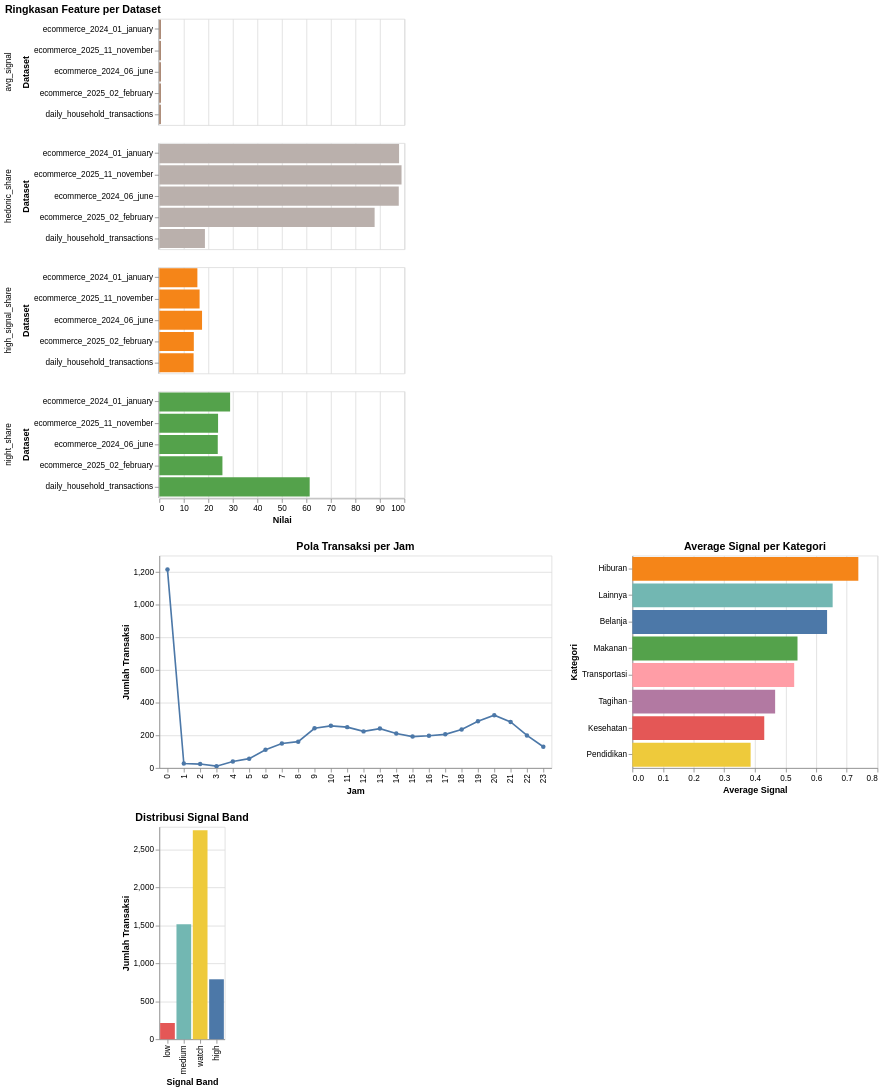

This figure's notebook cell:
### Markdown cell above
## 14. Visualisasi Feature (Interactive Altair)

### Code cell
plot_feature_overview(feature_summary_df, df_features)

### Figure 1 — Vega-Lite specification as saved in the notebook (floating-point values rounded to 4 significant figures)
{"config": {"view": {"continuousWidth": 300, "continuousHeight": 300}}, "vconcat": [{"data": {"name": "data-8723df84820bd8e02c4df9580f03f399"}, "mark": {"type": "bar"}, "encoding": {"color": {"field": "metric", "title": "Metric", "type": "nominal"}, "row": {"field": "metric", "title": null, "type": "nominal"}, "tooltip": [{"field": "dataset_id", "type": "nominal"}, {"field": "metric", "type": "nominal"}, {"field": "value", "format": ".2f", "type": "quantitative"}], "x": {"field": "value", "title": "Nilai", "type": "quantitative"}, "y": {"field": "dataset_id", "sort": "-x", "title": "Dataset", "type": "nominal"}}, "height": 130, "title": "Ringkasan Feature per Dataset"}, {"vconcat": [{"hconcat": [{"data": {"name": "data-117af757f944262c5f679abda3c8c7c3"}, "mark": {"type": "line", "point": true}, "encoding": {"tooltip": [{"field": "hour", "type": "quantitative"}, {"field": "rows", "type": "quantitative"}, {"field": "avg_signal", "format": ".3f", "type": "quantitative"}], "x": {"field": "hour", "title": "Jam", "type": "ordinal"}, "y": {"field": "rows", "title": "Jumlah Transaksi", "type": "quantitative"}}, "height": 260, "name": "view_1", "title": "Pola Transaksi per Jam"}, {"data": {"name": "data-b41c32b33aa692e8b86db3808a809a34"}, "mark": {"type": "bar"}, "encoding": {"color": {"field": "category", "legend": null, "type": "nominal"}, "tooltip": [{"field": "category", "type": "nominal"}, {"field": "rows", "type": "quantitative"}, {"field": "avg_signal", "format": ".3f", "type": "quantitative"}], "x": {"field": "avg_signal", "title": "Average Signal", "type": "quantitative"}, "y": {"field": "category", "sort": "-x", "title": "Kategori", "type": "nominal"}}, "height": 260, "title": "Average Signal per Kategori"}]}, {"data": {"name": "data-878542d8ceb8a5347c4b23f3b976435b"}, "mark": {"type": "bar"}, "encoding": {"color": {"field": "signal_band", "legend": null, "type": "nominal"}, "tooltip": [{"field": "signal_band", "type": "nominal"}, {"field": "rows", "type": "quantitative"}], "x": {"field": "signal_band", "sort": ["low", "medium", "watch", "high"], "title": "Signal Band", "type": "nominal"}, "y": {"field": "rows", "title": "Jumlah Transaksi", "type": "quantitative"}}, "height": 260, "title": "Distribusi Signal Band"}]}], "params": [{"name": "param_1", "select": {"type": "interval", "encodings": ["x", "y"]}, "bind": "scales", "views": ["view_1"]}], "$schema": "https://vega.github.io/schema/vega-lite/v5.20.1.json", "datasets": {"data-8723df84820bd8e02c4df9580f03f399": [{"dataset_id": "daily_household_transactions", "metric": "avg_signal", "value": 0.6046}, {"dataset_id": "ecommerce_2024_01_january", "metric": "avg_signal", "value": 0.6157}, {"dataset_id": "ecommerce_2024_06_june", "metric": "avg_signal", "value": 0.6189}, {"dataset_id": "ecommerce_2025_02_february", "metric": "avg_signal", "value": 0.6129}, {"dataset_id": "ecommerce_2025_11_november", "metric": "avg_signal", "value": 0.6268}, {"dataset_id": "daily_household_transactions", "metric": "night_share", "value": 61.35}, {"dataset_id": "ecommerce_2024_01_january", "metric": "night_share", "value": 28.88}, {"dataset_id": "ecommerce_2024_06_june", "metric": "night_share", "value": 23.85}, {"dataset_id": "ecommerce_2025_02_february", "metric": "night_share", "value": 25.75}, {"dataset_id": "ecommerce_2025_11_november", "metric": "night_share", "value": 23.97}, {"dataset_id": "daily_household_transactions", "metric": "hedonic_share", "value": 18.61}, {"dataset_id": "ecommerce_2024_01_january", "metric": "hedonic_share", "value": 97.82}, {"dataset_id": "ecommerce_2024_06_june", "metric": "hedonic_share", "value": 97.7}, {"dataset_id": "ecommerce_2025_02_february", "metric": "hedonic_share", "value": 87.85}, {"dataset_id": "ecommerce_2025_11_november", "metric": "hedonic_share", "value": 98.83}, {"dataset_id": "daily_household_transactions", "metric": "high_signal_share", "value": 13.99}, {"dataset_id": "ecommerce_2024_01_january", "metric": "high_signal_share", "value": 15.53}, {"dataset_id": "ecommerce_2024_06_june", "metric": "high_signal_share", "value": 17.43}, {"dataset_id": "ecommerce_2025_02_february", "metric": "high_signal_share", "value": 14.08}, {"dataset_id": "ecommerce_2025_11_november", "metric": "high_signal_share", "value": 16.44}], "data-117af757f944262c5f679abda3c8c7c3": [{"hour": 0, "rows": 1214, "avg_signal": 0.7234}, {"hour": 1, "rows": 27, "avg_signal": 0.7904}, {"hour": 2, "rows": 24, "avg_signal": 0.7388}, {"hour": 3, "rows": 11, "avg_signal": 0.72}, {"hour": 4, "rows": 40, "avg_signal": 0.7023}, {"hour": 5, "rows": 57, "avg_signal": 0.6338}, {"hour": 6, "rows": 111, "avg_signal": 0.6072}, {"hour": 7, "rows": 150, "avg_signal": 0.571}, {"hour": 8, "rows": 161, "avg_signal": 0.5442}, {"hour": 9, "rows": 243, "avg_signal": 0.4973}, {"hour": 10, "rows": 258, "avg_signal": 0.4999}, {"hour": 11, "rows": 250, "avg_signal": 0.4735}, {"hour": 12, "rows": 224, "avg_signal": 0.4394}, {"hour": 13, "rows": 241, "avg_signal": 0.4695}, {"hour": 14, "rows": 211, "avg_signal": 0.4993}, {"hour": 15, "rows": 192, "avg_signal": 0.5455}, {"hour": 16, "rows": 197, "avg_signal": 0.5588}, {"hour": 17, "rows": 206, "avg_signal": 0.6031}, {"hour": 18, "rows": 236, "avg_signal": 0.6099}, {"hour": 19, "rows": 286, "avg_signal": 0.6418}, {"hour": 20, "rows": 323, "avg_signal": 0.6532}, {"hour": 21, "rows": 282, "avg_signal": 0.693}, {"hour": 22, "rows": 199, "avg_signal": 0.7211}, {"hour": 23, "rows": 130, "avg_signal": 0.7593}], "data-b41c32b33aa692e8b86db3808a809a34": [{"category": "Belanja", "rows": 2972, "avg_signal": 0.6356}, {"category": "Hiburan", "rows": 176, "avg_signal": 0.7376}, {"category": "Kesehatan", "rows": 94, "avg_signal": 0.4305}, {"category": "Lainnya", "rows": 732, "avg_signal": 0.6538}, {"category": "Makanan", "rows": 906, "avg_signal": 0.539}, {"category": "Pendidikan", "rows": 20, "avg_signal": 0.386}, {"category": "Tagihan", "rows": 7, "avg_signal": 0.466}, {"category": "Transportasi", "rows": 366, "avg_signal": 0.5282}], "data-878542d8ceb8a5347c4b23f3b976435b": [{"signal_band": "low", "rows": 214}, {"signal_band": "medium", "rows": 1515}, {"signal_band": "watch", "rows": 2754}, {"signal_band": "high", "rows": 790}]}}
